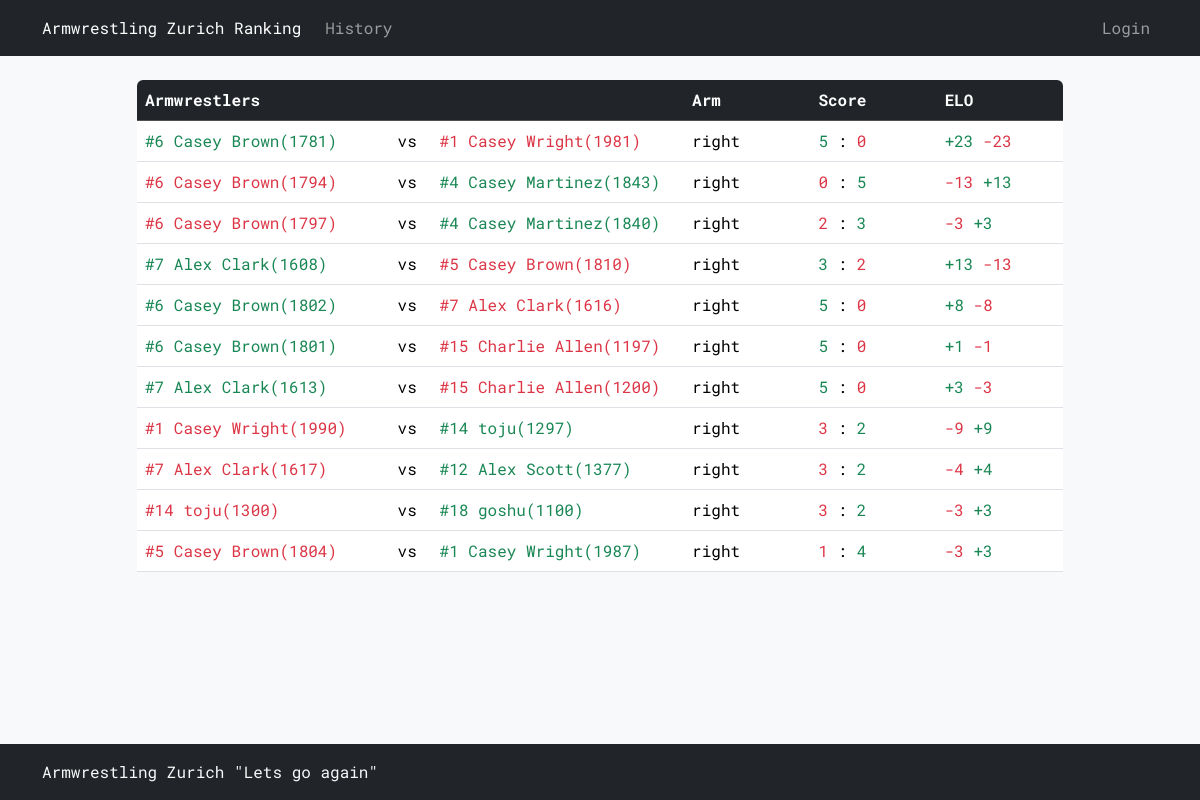
The app's page /history with its own data.
### tables this page shows
CREATE TABLE history (
    id INTEGER PRIMARY KEY AUTOINCREMENT,
    armwrestler1_name TEXT NOT NULL,
    armwrestler2_name TEXT NOT NULL,
    arm TEXT NOT NULL CHECK (arm IN ('right', 'left')),
    armwrestler1_rank INTEGER NOT NULL,
    armwrestler2_rank INTEGER NOT NULL,
    armwrestler1_elo INTEGER NOT NULL,
    armwrestler2_elo INTEGER NOT NULL,
    armwrestler1_score INTEGER NOT NULL,
    armwrestler2_score INTEGER NOT NULL,
    armwrestler1_elo_diff INTEGER NOT NULL,
    armwrestler2_elo_diff INTEGER NOT NULL,
    date DATETIME DEFAULT CURRENT_TIMESTAMP,
    FOREIGN KEY (armwrestler1_name) REFERENCES armwrestlers(name),
    FOREIGN KEY (armwrestler2_name) REFERENCES armwrestlers(name)
);

### armelo_app.py (the view)
@app.route("/history")
def history():
    history = db_execute('SELECT * FROM history ORDER BY id DESC LIMIT 20')
    colors = []
    for record in history:
        armwrestler_1_diff, armwrestler_2_diff = record[10], record[11]
        armwrestler_1_diff, armwrestler_1_color = (f"+{armwrestler_1_diff}", "text-success") if armwrestler_1_diff > 0 else ((str(armwrestler_1_diff), "text-danger") if armwrestler_1_diff < 0 else ("0", "text-secondary"))
        armwrestler_2_diff, armwrestler_2_color = (f"+{armwrestler_2_diff}", "text-success") if armwrestler_2_diff > 0 else ((str(armwrestler_2_diff), "text-danger") if armwrestler_2_diff < 0 else ("0", "text-secondary"))
        colors.append((armwrestler_1_color, armwrestler_2_color, armwrestler_1_diff, armwrestler_2_diff))
    return render_template('history.html', history=history, colors=colors)

### armelo_app.py (called while the page is built)
def get_db():
    db = getattr(g, '_database', None)
    if db is None:
        db = g._database = sqlite3.connect(DATABASE)
    return db

def db_execute(query, *args):
    db = get_db()
    cur = db.cursor()
    cur.execute(query, args)
    if query.strip().upper().startswith("SELECT"):
        rv = cur.fetchall()
        cur.close()
        return rv
    else:
        db.commit()
        cur.close()

@app.context_processor
def inject_user():
    username = session.get('username')
    return dict(username=username)

### templates/history.html (shortened to what this page needs)
{% extends "layout.html" %}
{% block content %}
<div class="table-responsive rounded">
    <table class="table">
        <thead class="table-dark">
            <tr>
                <th style="width: 20%;">Armwrestlers</th>
                <th style="width: 2%;"></th>
                <th style="width: 20%;"></th>
                <th class='ms-auto' style="width: 10%;">Arm</th>
                <th class='ms-auto' style="width: 10%;">Score</th>
                <th class='ms-auto' style="width: 10%;">ELO</th>
            </tr>
        </thead>
        <tbody>
            {% for record in history %}
            <tr>
                <td style="width: 20%;"><span class="{{ colors[loop.index - 1][0] }}">#{{ record[4] }} {{ record[1] }}({{ record[6] }})</span></td>
                <td style="width: 2%;"> vs </td>
                <td style="width: 20%;"><span class="{{ colors[loop.index - 1][1] }}">#{{ record[5] }} {{ record[2] }}({{ record[7] }})</span></td>
                <td class='ms-auto' style="width: 10%;">{{ record[3] }}</td>
                <td class='ms-auto' style="width: 10%;"><span class="{{ colors[loop.index - 1][0] }}">{{ record[8] }}</span> : <span class="{{ colors[loop.index - 1][1] }}">{{ record[9] }}</span></td>
                <td class='ms-auto' style="width: 10%;"><span class="{{ colors[loop.index - 1][0] }}">{{ colors[loop.index - 1][2] }}</span> <span class="{{ colors[loop.index - 1][1] }}">{{ colors[loop.index - 1][3] }}</span></td>
            </tr>
            {% endfor %}
        </tbody>
    </table>
</div>
{% endblock %}

### static/styles.css (style rules this page uses)
* { font-family: 'Roboto Mono', monospace; }
html, body { height: 100%; }
body { display: flex; flex-direction: column; }

### records on screen
history: armwrestler1_rank "6", armwrestler1_name "Casey Brown", armwrestler1_elo "1781", armwrestler2_rank "1", armwrestler2_name "Casey Wright", armwrestler2_elo "1981", arm "right", armwrestler1_score "5", armwrestler2_score "0", colors "+23", armwrestler2_elo_diff "-23"
history: armwrestler1_rank "6", armwrestler1_name "Casey Brown", armwrestler1_elo "1794", armwrestler2_rank "4", armwrestler2_name "Casey Martinez", armwrestler2_elo "1843", arm "right", armwrestler1_score "0", armwrestler2_score "5", armwrestler1_elo_diff "-13", colors "+13"
history: armwrestler1_rank "6", armwrestler1_name "Casey Brown", armwrestler1_elo "1797", armwrestler2_rank "4", armwrestler2_name "Casey Martinez", armwrestler2_elo "1840", arm "right", armwrestler1_score "2", armwrestler2_score "3", armwrestler1_elo_diff "-3", colors "+3"
history: armwrestler1_rank "7", armwrestler1_name "Alex Clark", armwrestler1_elo "1608", armwrestler2_rank "5", armwrestler2_name "Casey Brown", armwrestler2_elo "1810", arm "right", armwrestler1_score "3", armwrestler2_score "2", colors "+13", armwrestler2_elo_diff "-13"
history: armwrestler1_rank "6", armwrestler1_name "Casey Brown", armwrestler1_elo "1802", armwrestler2_rank "7", armwrestler2_name "Alex Clark", armwrestler2_elo "1616", arm "right", armwrestler1_score "5", armwrestler2_score "0", colors "+8", armwrestler2_elo_diff "-8"
history: armwrestler1_rank "6", armwrestler1_name "Casey Brown", armwrestler1_elo "1801", armwrestler2_rank "15", armwrestler2_name "Charlie Allen", armwrestler2_elo "1197", arm "right", armwrestler1_score "5", armwrestler2_score "0", colors "+1", armwrestler2_elo_diff "-1"
history: armwrestler1_rank "7", armwrestler1_name "Alex Clark", armwrestler1_elo "1613", armwrestler2_rank "15", armwrestler2_name "Charlie Allen", armwrestler2_elo "1200", arm "right", armwrestler1_score "5", armwrestler2_score "0", colors "+3", armwrestler2_elo_diff "-3"
history: armwrestler1_rank "1", armwrestler1_name "Casey Wright", armwrestler1_elo "1990", armwrestler2_rank "14", armwrestler2_name "toju", armwrestler2_elo "1297", arm "right", armwrestler1_score "3", armwrestler2_score "2", armwrestler1_elo_diff "-9", colors "+9"
history: armwrestler1_rank "7", armwrestler1_name "Alex Clark", armwrestler1_elo "1617", armwrestler2_rank "12", armwrestler2_name "Alex Scott", armwrestler2_elo "1377", arm "right", armwrestler1_score "3", armwrestler2_score "2", armwrestler1_elo_diff "-4", colors "+4"
history: armwrestler1_rank "14", armwrestler1_name "toju", armwrestler1_elo "1300", armwrestler2_rank "18", armwrestler2_name "goshu", armwrestler2_elo "1100", arm "right", armwrestler1_score "3", armwrestler2_score "2", armwrestler1_elo_diff "-3", colors "+3"
history: armwrestler1_rank "5", armwrestler1_name "Casey Brown", armwrestler1_elo "1804", armwrestler2_rank "1", armwrestler2_name "Casey Wright", armwrestler2_elo "1987", arm "right", armwrestler1_score "1", armwrestler2_score "4", armwrestler1_elo_diff "-3", colors "+3"
